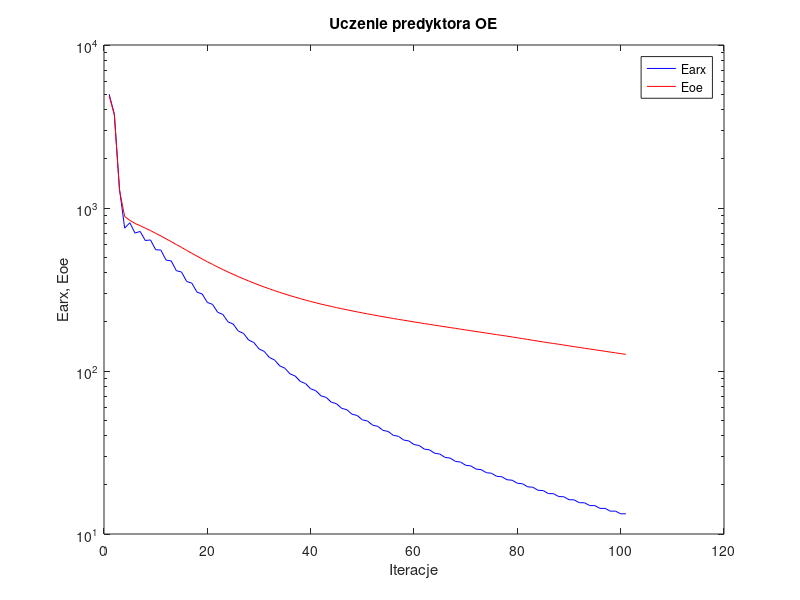
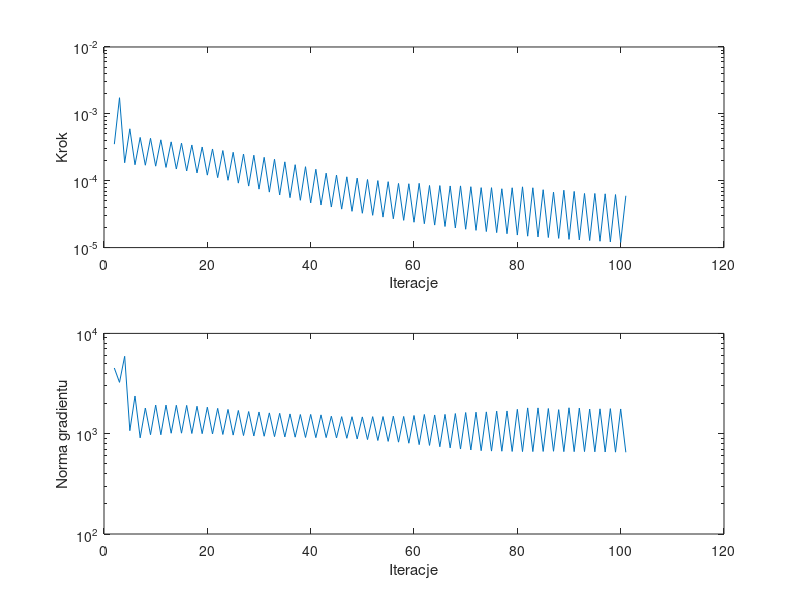

Write MATLAB code to recreate these figures, in order.
%uczenie predyktora oe
clear all;
n=0; farx(n+1)=4.988602e+003; foe(n+1)=4.876668e+003; wspucz(n+1)=0.000000e+000; ng(n+1)=0.000000e+000;
n=1; farx(n+1)=3.762694e+003; foe(n+1)=3.730347e+003; krok(n+1)=3.523348e-004; ng(n+1)=4.511482e+003;
n=2; farx(n+1)=1.306026e+003; foe(n+1)=1.283492e+003; krok(n+1)=1.742611e-003; ng(n+1)=3.249542e+003;
n=3; farx(n+1)=7.525751e+002; foe(n+1)=8.861015e+002; krok(n+1)=1.858107e-004; ng(n+1)=5.908779e+003;
n=4; farx(n+1)=8.118828e+002; foe(n+1)=8.402009e+002; krok(n+1)=5.978034e-004; ng(n+1)=1.072441e+003;
n=5; farx(n+1)=7.019943e+002; foe(n+1)=8.042007e+002; krok(n+1)=1.733806e-004; ng(n+1)=2.374712e+003;
n=6; farx(n+1)=7.180864e+002; foe(n+1)=7.788274e+002; krok(n+1)=4.440689e-004; ng(n+1)=9.096542e+002;
n=7; farx(n+1)=6.314790e+002; foe(n+1)=7.520131e+002; krok(n+1)=1.705607e-004; ng(n+1)=1.801640e+003;
n=8; farx(n+1)=6.369635e+002; foe(n+1)=7.268419e+002; krok(n+1)=4.308196e-004; ng(n+1)=9.771848e+002;
n=9; farx(n+1)=5.546413e+002; foe(n+1)=6.994858e+002; krok(n+1)=1.650796e-004; ng(n+1)=1.928463e+003;
n=10; farx(n+1)=5.519808e+002; foe(n+1)=6.740665e+002; krok(n+1)=4.089425e-004; ng(n+1)=9.762392e+002;
n=11; farx(n+1)=4.795818e+002; foe(n+1)=6.470004e+002; krok(n+1)=1.581535e-004; ng(n+1)=1.927923e+003;
n=12; farx(n+1)=4.737523e+002; foe(n+1)=6.224453e+002; krok(n+1)=3.812452e-004; ng(n+1)=1.010782e+003;
n=13; farx(n+1)=4.126554e+002; foe(n+1)=5.966963e+002; krok(n+1)=1.496273e-004; ng(n+1)=1.919907e+003;
n=14; farx(n+1)=4.049053e+002; foe(n+1)=5.732937e+002; krok(n+1)=3.643472e-004; ng(n+1)=1.012011e+003;
n=15; farx(n+1)=3.542088e+002; foe(n+1)=5.492806e+002; krok(n+1)=1.399515e-004; ng(n+1)=1.914668e+003;
n=16; farx(n+1)=3.457900e+002; foe(n+1)=5.276434e+002; krok(n+1)=3.423805e-004; ng(n+1)=1.004673e+003;
n=17; farx(n+1)=3.046866e+002; foe(n+1)=5.062156e+002; krok(n+1)=1.309203e-004; ng(n+1)=1.877445e+003;
n=18; farx(n+1)=2.968666e+002; foe(n+1)=4.869631e+002; krok(n+1)=3.192302e-004; ng(n+1)=1.000665e+003;
n=19; farx(n+1)=2.634793e+002; foe(n+1)=4.680157e+002; krok(n+1)=1.212530e-004; ng(n+1)=1.837361e+003;
n=20; farx(n+1)=2.563004e+002; foe(n+1)=4.510369e+002; krok(n+1)=2.983088e-004; ng(n+1)=9.947005e+002;
n=21; farx(n+1)=2.291976e+002; foe(n+1)=4.344917e+002; krok(n+1)=1.112345e-004; ng(n+1)=1.789015e+003;
n=22; farx(n+1)=2.224471e+002; foe(n+1)=4.194504e+002; krok(n+1)=2.826636e-004; ng(n+1)=9.826129e+002;
n=23; farx(n+1)=2.002126e+002; foe(n+1)=4.050149e+002; krok(n+1)=1.015140e-004; ng(n+1)=1.745297e+003;
n=24; farx(n+1)=1.940908e+002; foe(n+1)=3.918619e+002; krok(n+1)=2.661414e-004; ng(n+1)=9.686593e+002;
n=25; farx(n+1)=1.757083e+002; foe(n+1)=3.792773e+002; krok(n+1)=9.206336e-005; ng(n+1)=1.703786e+003;
n=26; farx(n+1)=1.700957e+002; foe(n+1)=3.677102e+002; krok(n+1)=2.509069e-004; ng(n+1)=9.587791e+002;
n=27; farx(n+1)=1.548161e+002; foe(n+1)=3.567615e+002; krok(n+1)=8.312662e-005; ng(n+1)=1.662852e+003;
n=28; farx(n+1)=1.495820e+002; foe(n+1)=3.464799e+002; krok(n+1)=2.405530e-004; ng(n+1)=9.492317e+002;
n=29; farx(n+1)=1.366181e+002; foe(n+1)=3.367588e+002; krok(n+1)=7.487664e-005; ng(n+1)=1.645345e+003;
n=30; farx(n+1)=1.319962e+002; foe(n+1)=3.277505e+002; krok(n+1)=2.239059e-004; ng(n+1)=9.434423e+002;
n=31; farx(n+1)=1.210458e+002; foe(n+1)=3.192356e+002; krok(n+1)=6.756687e-005; ng(n+1)=1.612284e+003;
n=32; farx(n+1)=1.169177e+002; foe(n+1)=3.112241e+002; krok(n+1)=2.093774e-004; ng(n+1)=9.346858e+002;
n=33; farx(n+1)=1.075696e+002; foe(n+1)=3.037065e+002; krok(n+1)=6.119948e-005; ng(n+1)=1.596250e+003;
n=34; farx(n+1)=1.040546e+002; foe(n+1)=2.966519e+002; krok(n+1)=1.915864e-004; ng(n+1)=9.285271e+002;
n=35; farx(n+1)=9.605264e+001; foe(n+1)=2.900405e+002; krok(n+1)=5.581911e-005; ng(n+1)=1.575259e+003;
n=36; farx(n+1)=9.314326e+001; foe(n+1)=2.838389e+002; krok(n+1)=1.736749e-004; ng(n+1)=9.234361e+002;
n=37; farx(n+1)=8.627380e+001; foe(n+1)=2.779997e+002; krok(n+1)=5.098909e-005; ng(n+1)=1.552977e+003;
n=38; farx(n+1)=8.376517e+001; foe(n+1)=2.724127e+002; krok(n+1)=1.620874e-004; ng(n+1)=9.171908e+002;
n=39; farx(n+1)=7.775677e+001; foe(n+1)=2.671089e+002; krok(n+1)=4.661880e-005; ng(n+1)=1.556364e+003;
n=40; farx(n+1)=7.567036e+001; foe(n+1)=2.621052e+002; krok(n+1)=1.483649e-004; ng(n+1)=9.136510e+002;
n=41; farx(n+1)=7.040979e+001; foe(n+1)=2.573567e+002; krok(n+1)=4.334515e-005; ng(n+1)=1.540968e+003;
n=42; farx(n+1)=6.886220e+001; foe(n+1)=2.530255e+002; krok(n+1)=1.297027e-004; ng(n+1)=9.147546e+002;
n=43; farx(n+1)=6.433164e+001; foe(n+1)=2.488672e+002; krok(n+1)=4.041022e-005; ng(n+1)=1.493167e+003;
n=44; farx(n+1)=6.300639e+001; foe(n+1)=2.448904e+002; krok(n+1)=1.213020e-004; ng(n+1)=9.077761e+002;
n=45; farx(n+1)=5.900834e+001; foe(n+1)=2.411029e+002; krok(n+1)=3.759971e-005; ng(n+1)=1.479365e+003;
n=46; farx(n+1)=5.788932e+001; foe(n+1)=2.374614e+002; krok(n+1)=1.144049e-004; ng(n+1)=9.000224e+002;
n=47; farx(n+1)=5.433627e+001; foe(n+1)=2.339548e+002; krok(n+1)=3.488004e-005; ng(n+1)=1.476585e+003;
n=48; farx(n+1)=5.334560e+001; foe(n+1)=2.305515e+002; krok(n+1)=1.093495e-004; ng(n+1)=8.862138e+002;
n=49; farx(n+1)=5.017777e+001; foe(n+1)=2.273092e+002; krok(n+1)=3.261438e-005; ng(n+1)=1.470398e+003;
n=50; farx(n+1)=4.934421e+001; foe(n+1)=2.241769e+002; krok(n+1)=1.042068e-004; ng(n+1)=8.740891e+002;
n=51; farx(n+1)=4.650738e+001; foe(n+1)=2.211402e+002; krok(n+1)=3.039896e-005; ng(n+1)=1.479310e+003;
n=52; farx(n+1)=4.575969e+001; foe(n+1)=2.181801e+002; krok(n+1)=1.003955e-004; ng(n+1)=8.556073e+002;
n=53; farx(n+1)=4.322515e+001; foe(n+1)=2.153632e+002; krok(n+1)=2.857275e-005; ng(n+1)=1.482206e+003;
n=54; farx(n+1)=4.257925e+001; foe(n+1)=2.125933e+002; krok(n+1)=9.677161e-005; ng(n+1)=8.385000e+002;
n=55; farx(n+1)=4.028798e+001; foe(n+1)=2.099442e+002; krok(n+1)=2.698416e-005; ng(n+1)=1.494207e+003;
n=56; farx(n+1)=3.976403e+001; foe(n+1)=2.073873e+002; krok(n+1)=9.108340e-005; ng(n+1)=8.236608e+002;
n=57; farx(n+1)=3.771566e+001; foe(n+1)=2.049362e+002; krok(n+1)=2.555890e-005; ng(n+1)=1.485731e+003;
n=58; farx(n+1)=3.724748e+001; foe(n+1)=2.024998e+002; krok(n+1)=9.012338e-005; ng(n+1)=8.036654e+002;
n=59; farx(n+1)=3.537606e+001; foe(n+1)=2.001261e+002; krok(n+1)=2.394830e-005; ng(n+1)=1.518627e+003;
n=60; farx(n+1)=3.491372e+001; foe(n+1)=1.977223e+002; krok(n+1)=9.140099e-005; ng(n+1)=7.781854e+002;
n=61; farx(n+1)=3.317910e+001; foe(n+1)=1.954079e+002; krok(n+1)=2.277170e-005; ng(n+1)=1.554656e+003;
n=62; farx(n+1)=3.283212e+001; foe(n+1)=1.932067e+002; krok(n+1)=8.489916e-005; ng(n+1)=7.641458e+002;
n=63; farx(n+1)=3.127692e+001; foe(n+1)=1.910589e+002; krok(n+1)=2.170937e-005; ng(n+1)=1.537177e+003;
n=64; farx(n+1)=3.094937e+001; foe(n+1)=1.888969e+002; krok(n+1)=8.459568e-005; ng(n+1)=7.414484e+002;
n=65; farx(n+1)=2.951643e+001; foe(n+1)=1.868190e+002; krok(n+1)=2.067984e-005; ng(n+1)=1.557649e+003;
n=66; farx(n+1)=2.922852e+001; foe(n+1)=1.847298e+002; krok(n+1)=8.353659e-005; ng(n+1)=7.221510e+002;
n=67; farx(n+1)=2.790156e+001; foe(n+1)=1.827002e+002; krok(n+1)=1.968224e-005; ng(n+1)=1.588160e+003;
n=68; farx(n+1)=2.763502e+001; foe(n+1)=1.806445e+002; krok(n+1)=8.370634e-005; ng(n+1)=7.031745e+002;
n=69; farx(n+1)=2.639406e+001; foe(n+1)=1.786414e+002; krok(n+1)=1.881044e-005; ng(n+1)=1.625629e+003;
n=70; farx(n+1)=2.616849e+001; foe(n+1)=1.766585e+002; krok(n+1)=8.136607e-005; ng(n+1)=6.885292e+002;
n=71; farx(n+1)=2.501867e+001; foe(n+1)=1.747238e+002; krok(n+1)=1.809834e-005; ng(n+1)=1.638370e+003;
n=72; farx(n+1)=2.483339e+001; foe(n+1)=1.728165e+002; krok(n+1)=7.879664e-005; ng(n+1)=6.773118e+002;
n=73; farx(n+1)=2.376769e+001; foe(n+1)=1.709444e+002; krok(n+1)=1.738167e-005; ng(n+1)=1.649953e+003;
n=74; farx(n+1)=2.359490e+001; foe(n+1)=1.690492e+002; krok(n+1)=7.872898e-005; ng(n+1)=6.708104e+002;
n=75; farx(n+1)=2.259035e+001; foe(n+1)=1.672019e+002; krok(n+1)=1.675717e-005; ng(n+1)=1.679332e+003;
n=76; farx(n+1)=2.245328e+001; foe(n+1)=1.653816e+002; krok(n+1)=7.583697e-005; ng(n+1)=6.687597e+002;
n=77; farx(n+1)=2.152068e+001; foe(n+1)=1.635964e+002; krok(n+1)=1.611741e-005; ng(n+1)=1.685626e+003;
n=78; farx(n+1)=2.138021e+001; foe(n+1)=1.617449e+002; krok(n+1)=7.847260e-005; ng(n+1)=6.652968e+002;
n=79; farx(n+1)=2.048418e+001; foe(n+1)=1.599175e+002; krok(n+1)=1.539716e-005; ng(n+1)=1.749353e+003;
n=80; farx(n+1)=2.033901e+001; foe(n+1)=1.580272e+002; krok(n+1)=8.104372e-005; ng(n+1)=6.631278e+002;
n=81; farx(n+1)=1.947613e+001; foe(n+1)=1.561657e+002; krok(n+1)=1.481560e-005; ng(n+1)=1.807867e+003;
n=82; farx(n+1)=1.935661e+001; foe(n+1)=1.543307e+002; krok(n+1)=7.844920e-005; ng(n+1)=6.634799e+002;
n=83; farx(n+1)=1.854684e+001; foe(n+1)=1.525356e+002; krok(n+1)=1.442554e-005; ng(n+1)=1.808086e+003;
n=84; farx(n+1)=1.846643e+001; foe(n+1)=1.508131e+002; krok(n+1)=7.338792e-005; ng(n+1)=6.653922e+002;
n=85; farx(n+1)=1.771221e+001; foe(n+1)=1.491200e+002; krok(n+1)=1.414532e-005; ng(n+1)=1.782370e+003;
n=86; farx(n+1)=1.766968e+001; foe(n+1)=1.475224e+002; krok(n+1)=6.743596e-005; ng(n+1)=6.680257e+002;
n=87; farx(n+1)=1.697969e+001; foe(n+1)=1.459514e+002; krok(n+1)=1.373458e-005; ng(n+1)=1.736883e+003;
n=88; farx(n+1)=1.692192e+001; foe(n+1)=1.442781e+002; krok(n+1)=7.204982e-005; ng(n+1)=6.627042e+002;
n=89; farx(n+1)=1.623856e+001; foe(n+1)=1.426362e+002; krok(n+1)=1.328171e-005; ng(n+1)=1.813078e+003;
n=90; farx(n+1)=1.620109e+001; foe(n+1)=1.410344e+002; krok(n+1)=6.918420e-005; ng(n+1)=6.624160e+002;
n=91; farx(n+1)=1.555490e+001; foe(n+1)=1.394573e+002; krok(n+1)=1.302585e-005; ng(n+1)=1.801050e+003;
n=92; farx(n+1)=1.554383e+001; foe(n+1)=1.379586e+002; krok(n+1)=6.447294e-005; ng(n+1)=6.631402e+002;
n=93; farx(n+1)=1.494353e+001; foe(n+1)=1.364834e+002; krok(n+1)=1.275150e-005; ng(n+1)=1.759945e+003;
n=94; farx(n+1)=1.493531e+001; foe(n+1)=1.349932e+002; krok(n+1)=6.446963e-005; ng(n+1)=6.598425e+002;
n=95; farx(n+1)=1.435907e+001; foe(n+1)=1.335414e+002; krok(n+1)=1.244425e-005; ng(n+1)=1.769574e+003;
n=96; farx(n+1)=1.436100e+001; foe(n+1)=1.320892e+002; krok(n+1)=6.371327e-005; ng(n+1)=6.573199e+002;
n=97; farx(n+1)=1.380681e+001; foe(n+1)=1.306614e+002; krok(n+1)=1.216245e-005; ng(n+1)=1.777647e+003;
n=98; farx(n+1)=1.381808e+001; foe(n+1)=1.292540e+002; krok(n+1)=6.208744e-005; ng(n+1)=6.546962e+002;
n=99; farx(n+1)=1.328983e+001; foe(n+1)=1.278767e+002; krok(n+1)=1.195092e-005; ng(n+1)=1.764625e+003;
n=100; farx(n+1)=1.331426e+001; foe(n+1)=1.265354e+002; krok(n+1)=5.958061e-005; ng(n+1)=6.526734e+002;

figure; semilogy(farx,'b'); hold on; semilogy(foe,'r'); xlabel('Iteracje'); ylabel('Earx, Eoe'); legend('Earx','Eoe'); title('Uczenie predyktora OE');
figure; subplot(2,1,1); semilogy(krok); xlabel('Iteracje'); ylabel('Krok');
subplot(2,1,2); semilogy(ng); xlabel('Iteracje'); ylabel('Norma gradientu');
Earx=farx(n+1)
Eoe=foe(n+1)
